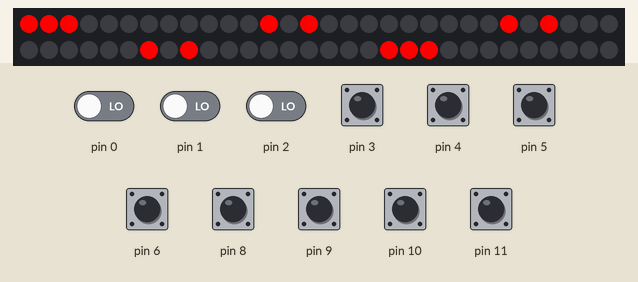
Bench run of a sketch on a simulated Arduino Uno, built with avr-gcc and run on an emulated ATmega328P. Parts: 60 RGB LEDs in strip order, left to right, continuing on the next row. The inputs (shaded band) are chosen by the test bench; at power-on: pin 3–6, pin 8–11 HIGH, pin 0–2 LOW.

Above: at 1.2 s.
1.3 s: pin 3 pulled LOW for 0.15 s
At 2.6 s:
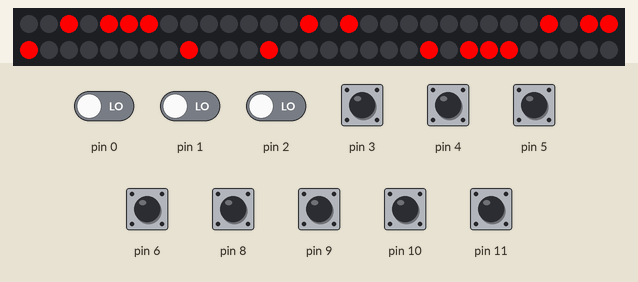
3.5 s: pin 4 pulled LOW for 1 s
6.5 s: pin 5 pulled LOW for 1 s
9.5 s: pin 6 pulled LOW for 1 s
12.5 s: pin 8 pulled LOW for 1 s
At 13.4 s:
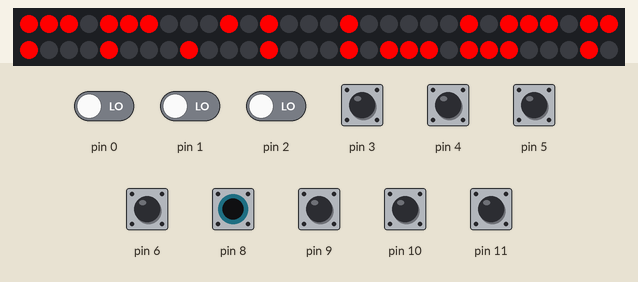
15.5 s: pin 9 pulled LOW for 1 s
At 18.2 s:
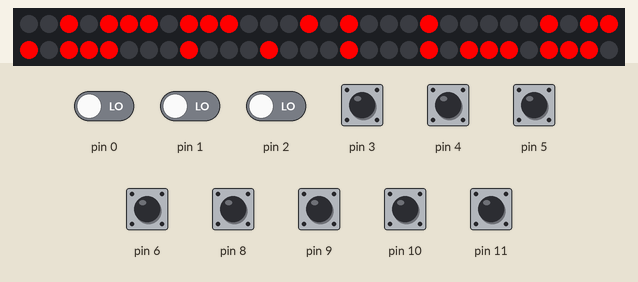
Timing chart, 0 to 19.5 s (numbered marks = the images above; inputs shaded):
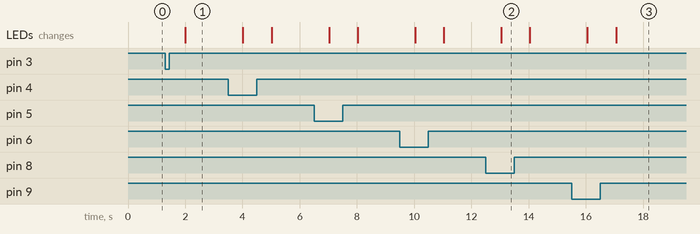

The sketch:

main.ino
```cpp
#include <Adafruit_NeoPixel.h>

class LEDMatrix {
  const uint16_t numLayouts[10] = {
    0b111101101101111, // 0
    0b001001001001001, // 1
    0b111001111100111, // 2
    0b111001111001111, // 3
    0b101101111001001, // 4
    0b111100111001111, // 5
    0b111100111101111, // 6
    0b111001001001001, // 7
    0b111101111101111, // 8
    0b111101111001001  // 9
  };

  const unsigned int pixelsPerStrip;
  const unsigned int ledStripNum;
  const uint8_t ledPin;
  Adafruit_NeoPixel pixels;

public:
  // class constructor
  LEDMatrix(unsigned int pixelsPerStrip, unsigned int ledStripNum, uint8_t ledPin)
    : pixelsPerStrip(pixelsPerStrip), // init pixels per strip
      ledStripNum(ledStripNum), // init the number of led strips
      ledPin(ledPin), // init the led pin
      pixels(pixelsPerStrip * ledStripNum, ledPin, NEO_GRB + NEO_KHZ800) // init the Adafruit_NeoPixel object
  {
    pixels.begin();
  }

  // class deconstructor - no dynamic resouces, so it is empty
  ~LEDMatrix() {}

  // reverse number from DIP
  // this is required when entering double digit numbers like 15
  // the algorithm in the displayNumbers function takes the last digit and displays it first
  // so to display 15 like 15 and not 51 we need to reverse it
  unsigned int reverse(unsigned int number) {
  	int reversedNumber = 0;
    while (number > 0) {
      int digit = number % 10;
      reversedNumber = (reversedNumber * 10) + digit;
      number /= 10;
    }
    return reversedNumber;
  }


  // display algorithm
  // takes the last digit of the number and displays it first
  // because of this we need to reverse the number before displaying it
  void displayNumbers(unsigned int number, unsigned int offset) {
    offset %= (pixelsPerStrip / 4); // get the proper offset for the led strip

    int currentPosition = offset * 4; // calculate current pixel position
    number = reverse(number); // reverse number to display correctly
    uint8_t isZero = 0; // flag to check if there are no more digits left in the number to display

    while (isZero != 1) {
      int digit = number % 10; // get the last digit
      number /= 10; // remove the last digit
	  isZero = number == 0 ? 1 : 0; // check if the number after division is 0

      for (int i = 0; i < ledStripNum; i++) {
        // get the number bits for the row
        uint8_t rowBits = (numLayouts[digit] >> (ledStripNum - i - 1) * 3) & 0b111;
        // iterate over the pixels with the specified ident
        for (int j = currentPosition; j < currentPosition + 4; j++) {
          // check if the leftmost nuber bit is 1 (glow) or 0 (don't glow)
          if (rowBits & 0b100) {
            pixels.setPixelColor(j + (i * pixelsPerStrip), pixels.Color(255, 0, 0));
          } else {
            pixels.setPixelColor(j + (i * pixelsPerStrip), pixels.Color(0, 0, 0));
          }
          // we shift the row bits with one to the left so we can check the next bit
          rowBits <<= 1;
        }
      }

      // in the case of multidigit numbers we update the current position
      currentPosition = (currentPosition + 4) % pixelsPerStrip;
	}
  }

  void show() {
  	pixels.show();
  }

};

// define pin constants
const unsigned int ledPin = 7;
const unsigned int ledStripNum = 5;
const unsigned int pixelsPerStrip = 12;
LEDMatrix ledMatrix(pixelsPerStrip, ledStripNum, ledPin);

// define volatile variables for the dip input
volatile unsigned int numberToDisplay;
volatile unsigned int offsetToDisplay;

void configDip() {
  cli();

  DDRD &= ~((1 << DDD2) | (1 << DDD3) | (1 << DDD4) | (1 << DDD5));
  PORTD |= ((1 << PORTD3) | (1 << PORTD4) | (1 << PORTD5) | (1 << PORTD6));

  DDRB &= ~((1 << DDB0) | (1 << DDB1) | (1 << DDB2) | (1 << DDB3));
  PORTB |= ((1 << PORTB0) | (1 << PORTB1) | (1 << PORTB2) | (1 << PORTB3));

  PCICR |= (1 << PCIE2);
  PCICR |= (1 << PCIE0);

  PCMSK2 |= ((1 << PCINT22) | (1 << PCINT21) | (1 << PCINT20) | (1 << PCINT19));
  PCMSK0 |= ((1 << PCINT3) | (1 << PCINT2) | (1 << PCINT1) | (1 << PCINT0));

  sei();
}

ISR(PCINT2_vect) {
  // we use pins 3,4,5,6 so we need to shift with 3 bits to the left to get the number from the bits
  // we AND this with 0b1111 to be sure we are getting only the desired bits
  numberToDisplay = (PIND >> 3) & 0b1111;
}

ISR(PCINT0_vect) {
  // the same as with the other interrupt handler
  offsetToDisplay = PINB & 0b1111;
}


void setup() {
  configDip();
}

void loop() {
  ledMatrix.displayNumbers(numberToDisplay, offsetToDisplay);
  ledMatrix.show();
  delay(1000);
}
```

Measured:
- after the input at 1.3 s, the LEDs: change after 0.71 s (image 1)
- after the input at 12.5 s, the LEDs: change after 0.54 s (image 2)
- after the input at 15.5 s, the LEDs: first change after 0.55 s (image 3 shows a later state)
